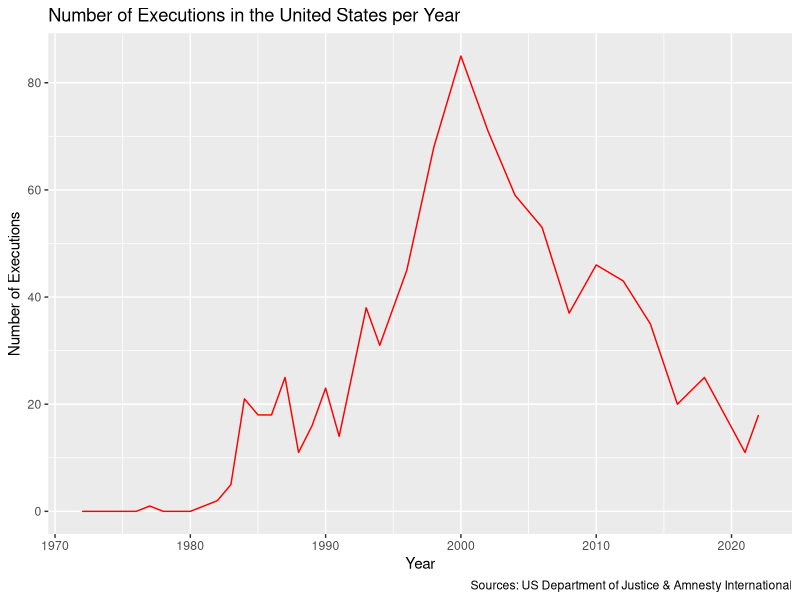
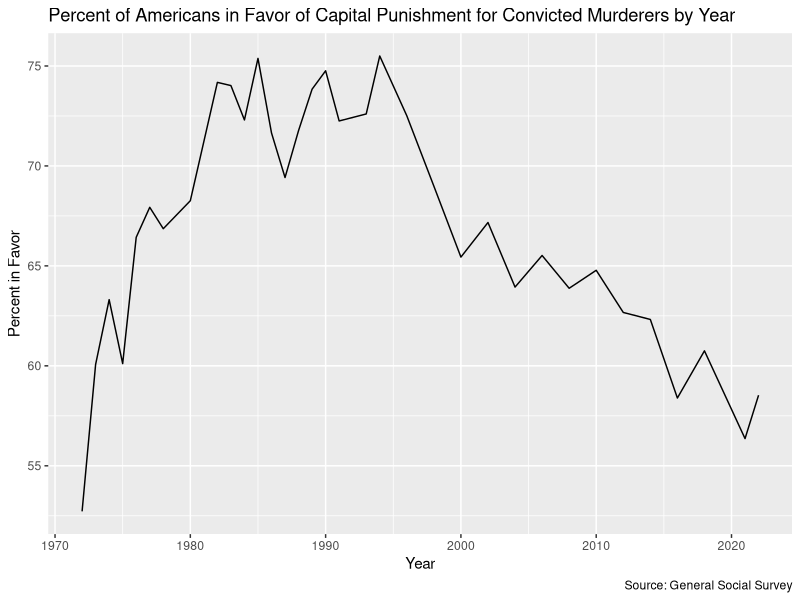
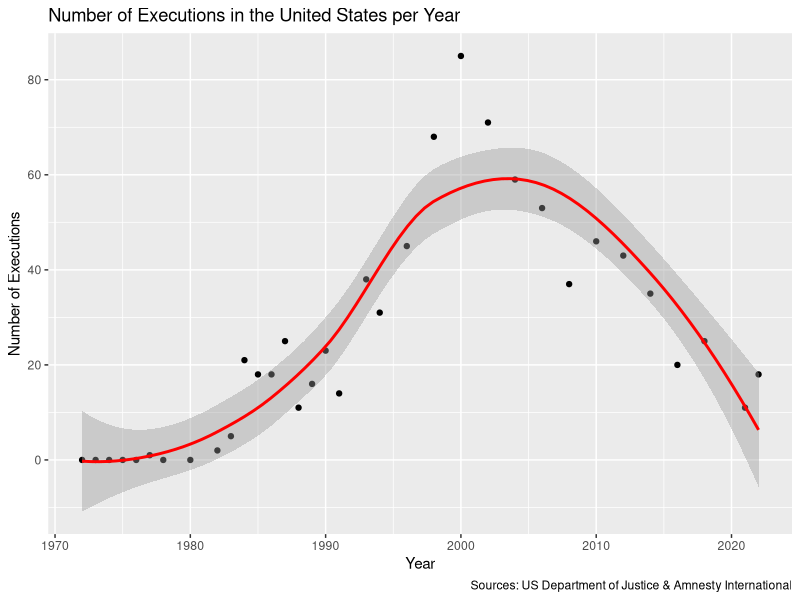
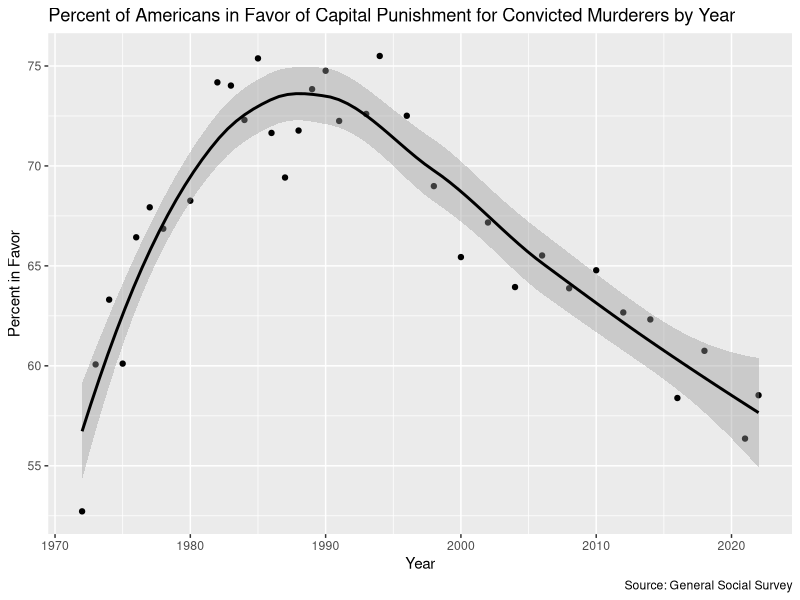

Generate these figures, in order, with R:
## ---- chunk 1
library(tidyverse)
library(dplyr)
cappun <- read_csv("cappun.csv")

cappun_plot_1 <- ggplot(data = cappun, mapping = aes(x = Year, y = Number_Executions)) + geom_line(color = "red") +
  labs(x = "Year", y = "Number of Executions", title = "Number of Executions in the United States per Year", caption = "Sources: US Department of Justice & Amnesty International")

cappun_plot_2 <- ggplot(data = cappun, mapping = aes(x = Year, y = Percent_Support)) + geom_line() +
  labs(x = "Year", y = "Percent in Favor", title = "Percent of Americans in Favor of Capital Punishment for Convicted Murderers by Year", caption = "Source: General Social Survey")

cappun_plot_3 <- ggplot(data = cappun,
mapping = aes(x = Year, y = Number_Executions)) +
geom_point() +
geom_smooth(color = "red") +
  labs(x = "Year", y = "Number of Executions", title = "Number of Executions in the United States per Year", caption = "Sources: US Department of Justice & Amnesty International")

cappun_plot_4 <- ggplot(data = cappun,
mapping = aes(x = Year, y = Percent_Support)) +
geom_point() +
geom_smooth(color = "black") +
    labs(x = "Year", y = "Percent in Favor", title = "Percent of Americans in Favor of Capital Punishment for Convicted Murderers by Year", caption = "Source: General Social Survey")
  

cappun_plot_1
cappun_plot_2
cappun_plot_3
cappun_plot_4
